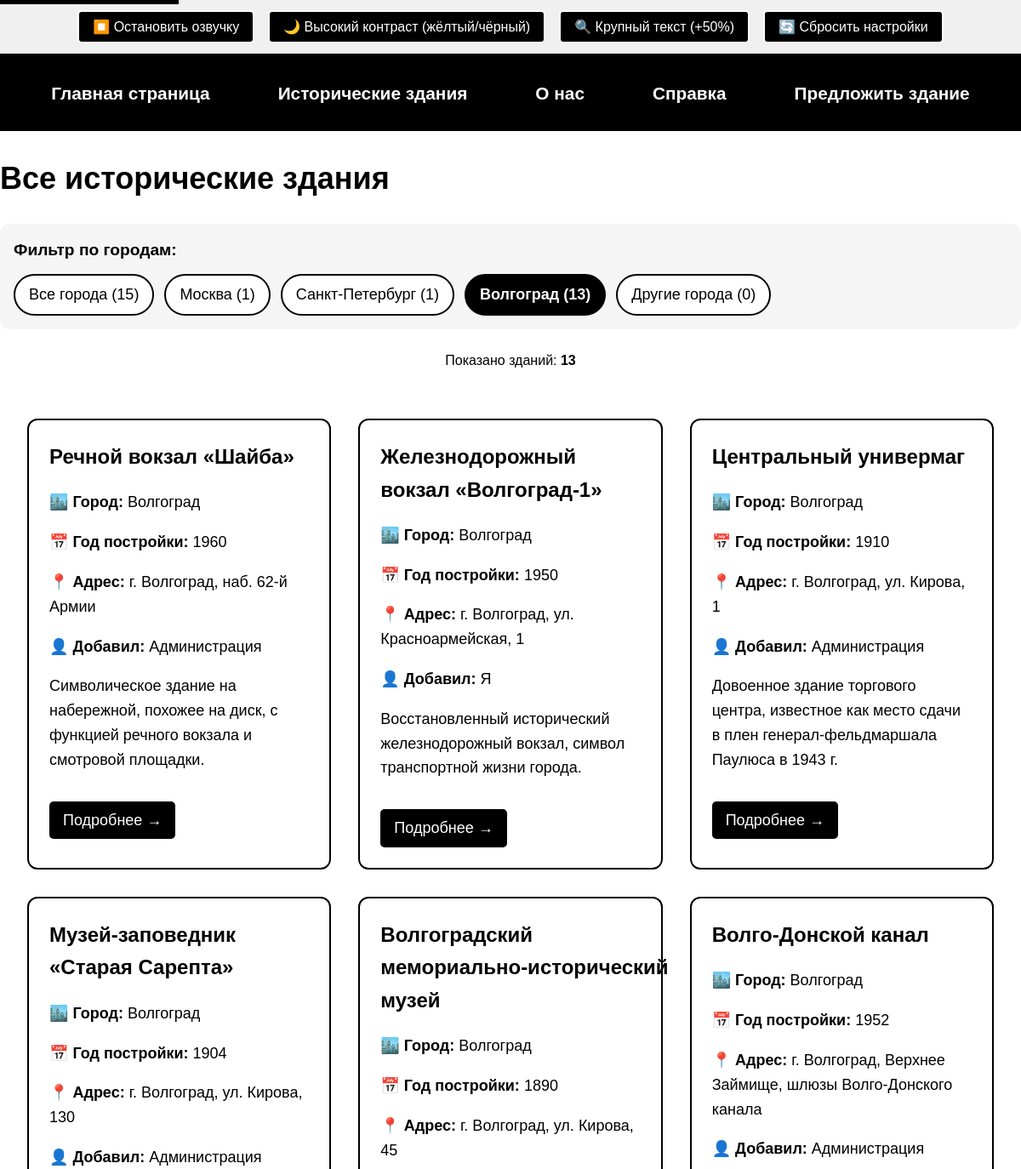
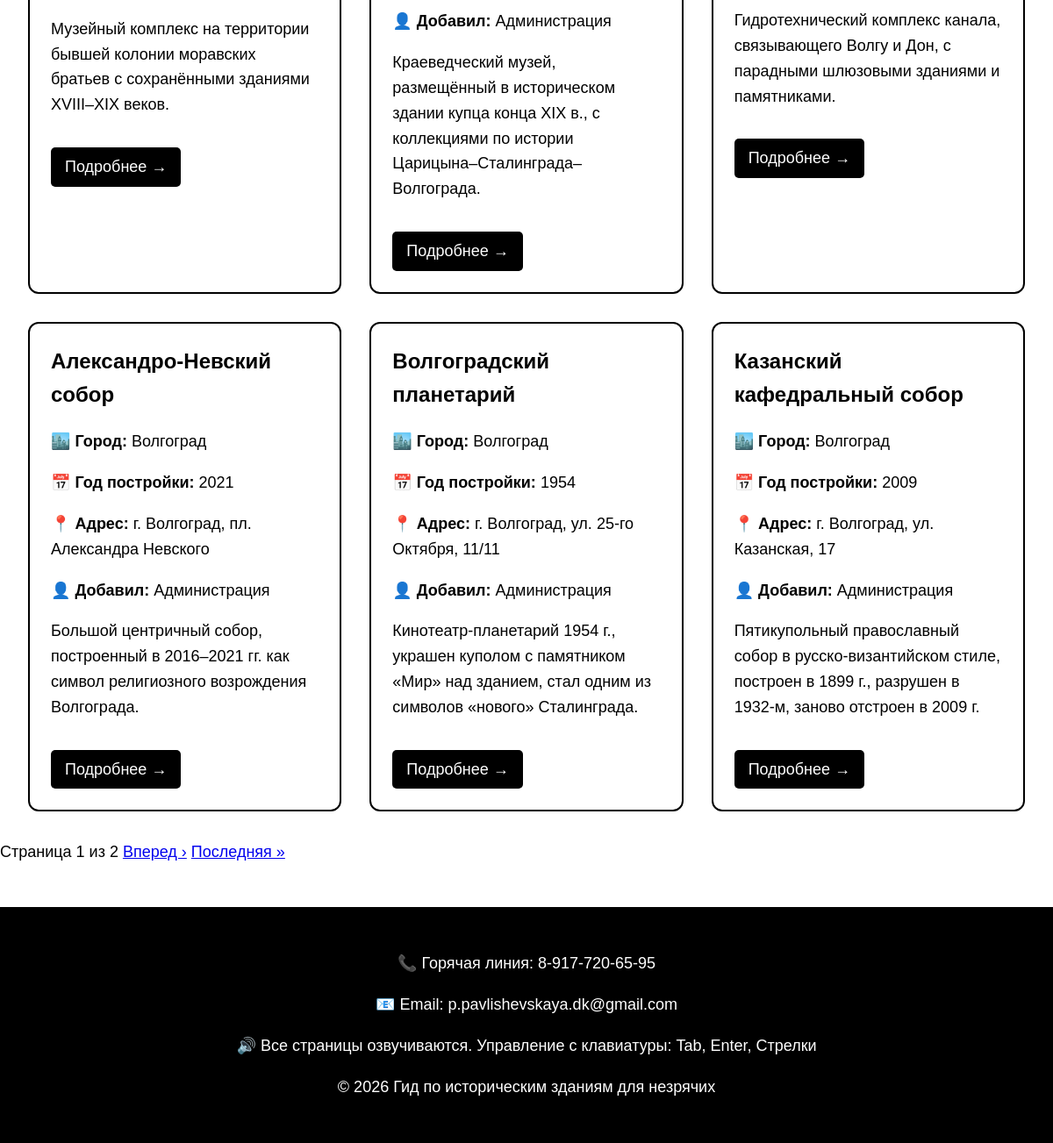
/buildings/?city=vlg, run on the app's committed database (2 pictures, top to bottom).
### buildings/models.py (models this page shows)
class HistoricalBuilding(models.Model):
    STATUS_CHOICES = [
        ('draft', 'На модерации'),
        ('published', 'Опубликовано'),
        ('rejected', 'Отклонено'),
    ]
    CITY_CHOICES = [
        ('msk', 'Москва'),
        ('spb', 'Санкт-Петербург'),
        ('vlg', 'Волгоград'),
        ('other', 'Другой город'),
    ]
    name = models.CharField(max_length=200, verbose_name="Название здания")
    short_description = models.TextField(max_length=500, verbose_name="Краткое описание (для списка)")
    full_description = models.TextField(verbose_name="Полное описание для озвучки", blank=True)
    architect = models.CharField(max_length=200, blank=True, verbose_name="Архитектор")
    year_built = models.IntegerField(verbose_name="Год постройки")
    address = models.CharField(max_length=300, verbose_name="Адрес")
    architectural_style = models.CharField(max_length=100, blank=True, verbose_name="Архитектурный стиль")
    city = models.CharField(max_length=50, choices=CITY_CHOICES, default='other', verbose_name="Город")
    tactile_features = models.TextField(blank=True, verbose_name="Тактильные особенности")
    sound_features = models.TextField(blank=True, verbose_name="Звуковое окружение")
    accessibility_notes = models.TextField(blank=True, verbose_name="Доступность для МГН")
    main_image = models.ImageField(upload_to='buildings/', blank=True, null=True, verbose_name="Главное изображение")
    audio_guide = models.FileField(upload_to='audio_guides/', blank=True, null=True, verbose_name="Аудиогид (MP3)")
    image_caption = models.TextField(blank=True, null=True, verbose_name="Описание изображения")
    suggested_by = models.CharField(max_length=200, verbose_name="Кто предложил добавить")
    suggested_email = models.EmailField(blank=True, verbose_name="Email для связи")
    created_at = models.DateTimeField(default=timezone.now, verbose_name="Дата добавления")
    updated_at = models.DateTimeField(auto_now=True, verbose_name="Дата обновления")
    status = models.CharField(max_length=20, choices=STATUS_CHOICES, default='draft', verbose_name="Статус модерации")
    moderation_notes = models.TextField(blank=True, verbose_name="Примечания модератора")

### buildings/views.py (the view)
# urls.py: path('buildings/', views.buildings_list, name='buildings_list'),
def buildings_list(request):
    city_filter = request.GET.get('city', 'all')
    buildings = HistoricalBuilding.objects.filter(status='published')
    if city_filter != 'all':
        buildings = buildings.filter(city=city_filter)
    buildings = buildings.order_by('-created_at')
    from django.core.paginator import Paginator
    paginator = Paginator(buildings, 9)
    page_number = request.GET.get('page', 1)
    page_obj = paginator.get_page(page_number)
    city_stats = {
        'all': HistoricalBuilding.objects.filter(status='published').count(),
        'msk': HistoricalBuilding.objects.filter(status='published', city='msk').count(),
        'spb': HistoricalBuilding.objects.filter(status='published', city='spb').count(),
        'vlg': HistoricalBuilding.objects.filter(status='published', city='vlg').count(),
        'other': HistoricalBuilding.objects.filter(status='published', city='other').count(),
    }
    city_names = {
        'all': 'Все города',
        'msk': 'Москва',
        'spb': 'Санкт-Петербург',
        'vlg': 'Волгоград',
        'other': 'Другие города',
    }
    context = {
        'page_obj': page_obj,
        'total_count': buildings.count(),
        'current_city': city_filter,
        'city_stats': city_stats,
        'city_names': city_names,
    }
    return render(request, 'buildings.html', context)

### templates/buildings.html (shortened to what this page needs)
{% extends 'base.html' %}
{% block content %}
<div class="container">
    <h1 data-speak="Все исторические здания">Все исторические здания</h1>
    <div class="city-filters" role="navigation" aria-label="Фильтр по городам">
        <h2 data-speak="Фильтр по городам">Фильтр по городам:</h2>
        <div class="filter-buttons">
            <a href="?city=all" class="filter-btn {% if current_city == 'all' %}active{% endif %}"
               data-speak="Показать все здания, всего {{ city_stats.all }}">
                Все города ({{ city_stats.all }})
            </a>
            <a href="?city=msk" class="filter-btn {% if current_city == 'msk' %}active{% endif %}"
               data-speak="Москва, {{ city_stats.msk }} зданий">
                Москва ({{ city_stats.msk }})
            </a>
            <a href="?city=spb" class="filter-btn {% if current_city == 'spb' %}active{% endif %}"
               data-speak="Санкт-Петербург, {{ city_stats.spb }} зданий">
                Санкт-Петербург ({{ city_stats.spb }})
            </a>
            <a href="?city=vlg" class="filter-btn {% if current_city == 'vlg' %}active{% endif %}"
               data-speak="Волгоград, {{ city_stats.vlg }} зданий">
                Волгоград ({{ city_stats.vlg }})
            </a>
            <a href="?city=other" class="filter-btn {% if current_city == 'other' %}active{% endif %}"
               data-speak="Другие города, {{ city_stats.other }} зданий">
                Другие города ({{ city_stats.other }})
            </a>
        </div>
    </div>
    <div class="filter-info" data-speak="Показано зданий: {{ total_count }}">
        Показано зданий: <strong>{{ total_count }}</strong>
    </div>
    {% if page_obj %}
        <div class="buildings-grid">
            {% for building in page_obj %}
                <div class="building-card"
                     data-speak="{{ building.name }}, город {{ building.get_city_display }}, добавлено {{ building.created_at|date:'d.m.Y' }}">
                    <h2>{{ building.name }}</h2>
                    <p><strong>🏙️ Город:</strong> {{ building.get_city_display }}</p>
                    <p><strong>📅 Год постройки:</strong> {{ building.year_built }}</p>
                    <p><strong>📍 Адрес:</strong> {{ building.address|truncatewords:10 }}</p>
                    <p><strong>👤 Добавил:</strong> {{ building.suggested_by }}</p>
                    <p>{{ building.short_description|truncatewords:20 }}</p>
                    <a href="{% url 'building_detail' building.id %}" class="read-more"
                       data-speak="Подробнее о {{ building.name }}">
                        Подробнее →
                    </a>
                </div>
            {% endfor %}
        </div>
        {% if page_obj.has_other_pages %}
            <div class="pagination" role="navigation" aria-label="Навигация по страницам">
                <span class="current-page"
                      data-speak="Страница {{ page_obj.number }} из {{ page_obj.paginator.num_pages }}">
                    Страница {{ page_obj.number }} из {{ page_obj.paginator.num_pages }}
                </span>
                {% if page_obj.has_next %}
                    <a href="?city={{ current_city }}&page={{ page_obj.next_page_number }}"
                       data-speak="Следующая страница">Вперед ›</a>
                    <a href="?city={{ current_city }}&page={{ page_obj.paginator.num_pages }}"
                       data-speak="Последняя страница">Последняя »</a>
                {% endif %}
            </div>
        {% endif %}
    {% else %}
        <div class="empty-state" data-speak="В этой категории пока нет зданий. Вы можете предложить первое!">
            <p>В этой категории пока нет зданий.</p>
            <p><a href="{% url 'suggest_building' %}">Предложить здание</a></p>
        </div>
    {% endif %}
</div>
{% endblock %}

### static/css/accessibility.css (style rules this page uses)
:root { --bg-color: #ffffff; --text-color: #000000; --link-color: #0000ee; --focus-color: #ff0000; --button-bg: #000000; --button-text: #ffffff; }
body { background-color: var(--bg-color); color: var(--text-color); font-family: 'Arial', 'Helvetica', sans-serif; font-size: 18px; line-height: 1.6; margin: 0; padding: 0; }
.buildings-grid { display: grid; grid-template-columns: repeat(auto-fill, minmax(350px, 1fr)); gap: 2rem; padding: 2rem; }
.building-card { border: 2px solid #000; padding: 1.5rem; border-radius: 12px; background-color: #fff; }
.building-card h2 { margin-top: 0; font-size: 1.5rem; }
.read-more { display: inline-block; background-color: #000; color: #fff; padding: 0.5rem 1rem; text-decoration: none; border-radius: 5px; margin-top: 1rem; }

### templates/buildings.html (style rules this page uses)
.city-filters { background-color: #f5f5f5; padding: 1rem; border-radius: 12px; margin: 1rem 0; }
.city-filters h2 { font-size: 1.2rem; margin: 0 0 0.75rem 0; }
.filter-buttons { display: flex; flex-wrap: wrap; gap: 0.75rem; }
.filter-btn { display: inline-block; background-color: #ffffff; color: #000000; padding: 0.5rem 1rem; text-decoration: none; border: 2px solid #000000; border-radius: 25px; font-weight: normal; transition: all 0.2s; }
.filter-btn.active { background-color: #000000; color: #ffffff; font-weight: bold; }
.filter-info { margin: 1rem 0; padding: 0.5rem; text-align: center; font-size: 1rem; }

### data on the page
HistoricalBuilding: name "Речной вокзал «Шайба»", city "Волгоград", year_built "1960", address "г. Волгоград, наб. 62‑й Армии", suggested_by "Администрация", short_description "Символическое здание на набережной, похожее на диск, с функцией речного вокзала и смотровой площадки."
HistoricalBuilding: name "Железнодорожный вокзал «Волгоград‑1»", city "Волгоград", year_built "1950", address "г. Волгоград, ул. Красноармейская, 1", suggested_by "Я", short_description "Восстановленный исторический железнодорожный вокзал, символ транспортной жизни города."
HistoricalBuilding: name "Центральный универмаг", city "Волгоград", year_built "1910", address "г. Волгоград, ул. Кирова, 1", suggested_by "Администрация", short_description "Довоенное здание торгового центра, известное как место сдачи в плен генерал‑фельдмаршала Паулюса в 1943 г."
HistoricalBuilding: name "Музей‑заповедник «Старая Сарепта»", city "Волгоград", year_built "1904", address "г. Волгоград, ул. Кирова, 130", suggested_by "Администрация", short_description "Музейный комплекс на территории бывшей колонии моравских братьев с сохранёнными зданиями XVIII–XIX веков."
HistoricalBuilding: name "Волгоградский мемориально‑исторический музей", city "Волгоград", year_built "1890", address "г. Волгоград, ул. Кирова, 45", suggested_by "Администрация", short_description "Краеведческий музей, размещённый в историческом здании купца конца XIX в., с коллекциями по истории Царицына–Сталинграда–Волгограда."
HistoricalBuilding: name "Волго‑Донской канал", city "Волгоград", year_built "1952", address "г. Волгоград, Верхнее Займище, шлюзы Волго‑Донского канала", suggested_by "Администрация", short_description "Гидротехнический комплекс канала, связывающего Волгу и Дон, с парадными шлюзовыми зданиями и памятниками."
HistoricalBuilding: name "Александро‑Невский собор", city "Волгоград", year_built "2021", address "г. Волгоград, пл. Александра Невского", suggested_by "Администрация", short_description "Большой центричный собор, построенный в 2016–2021 гг. как символ религиозного возрождения Волгограда."
HistoricalBuilding: name "Волгоградский планетарий", city "Волгоград", year_built "1954", address "г. Волгоград, ул. 25‑го Октября, 11/11", suggested_by "Администрация", short_description "Кинотеатр‑планетарий 1954 г., украшен куполом с памятником «Мир» над зданием, стал одним из символов «нового» Сталинграда."
HistoricalBuilding: name "Казанский кафедральный собор", city "Волгоград", year_built "2009", address "г. Волгоград, ул. Казанская, 17", suggested_by "Администрация", short_description "Пятикупольный православный собор в русско‑византийском стиле, построен в 1899 г., разрушен в 1932‑м, заново отстроен в 2009 г."

### other printed values
{{ city_stats.all }} "15"
{{ city_stats.msk }} "1"
{{ city_stats.spb }} "1"
{{ city_stats.vlg }} "13"
{{ city_stats.other }} "0"
{{ total_count }} "13"
{{ page_obj.number }} "1"
{{ page_obj.paginator.num_pages }} "2"
